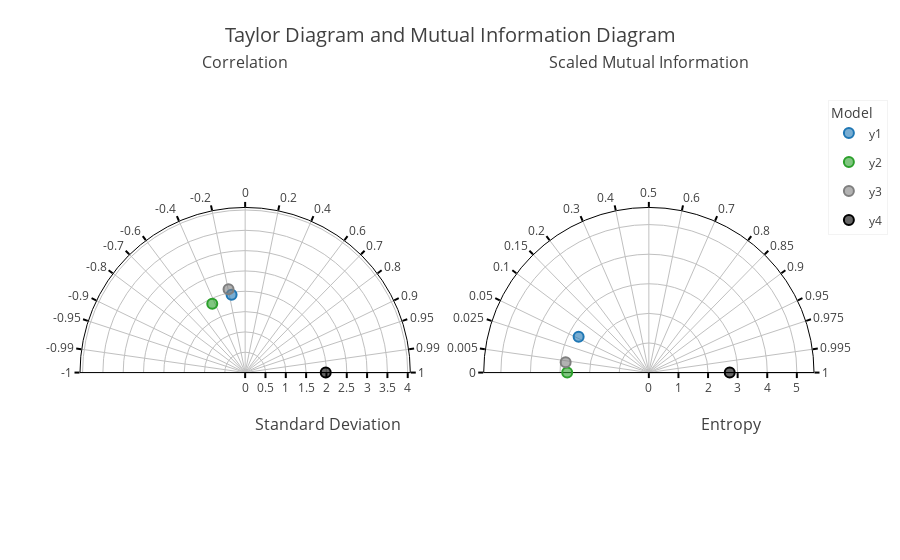

The notebook cell this image was saved under:
### Code cell
diag.chart_create_all_diagrams(df_anscombes_quartet_modified_with_noise, string_ref_model, string_corr_method, string_mid_type, dict_mi_parameters_features_continous_target_continous)

### Figure 1 — Plotly figure (JSON) as saved in the notebook; plotly's stock layout.template omitted (floating-point values rounded to 4 significant figures)
{"data": [{"customdata": [["y1", 1.944, -0.1719], ["y1", 1.944, -0.1719], ["y1", 1.944, -0.1719], ["y1", 1.944, -0.1719]], "hoverlabel": {"bgcolor": "#FFFFFF", "bordercolor": "#1f77b4", "font": {"color": "#000000"}}, "hovertemplate": "Model: %{customdata[0]}<br>Standard Deviation: %{customdata[1]:.3f}<br>Correlation: %{customdata[2]:.3f}<br><extra></extra>", "legendgroup": "y1", "marker": {"color": "rgba(31, 119, 180, 0.6)", "line": {"color": "#1f77b4", "width": 2}, "size": 10}, "mode": "markers", "name": "y1", "r": [1.944], "showlegend": true, "subplot": "polar", "theta": [99.9], "type": "scatterpolar"}, {"customdata": [["y2", 1.875, -0.4317], ["y2", 1.875, -0.4317], ["y2", 1.875, -0.4317], ["y2", 1.875, -0.4317]], "hoverlabel": {"bgcolor": "#FFFFFF", "bordercolor": "#2ca02c", "font": {"color": "#000000"}}, "hovertemplate": "Model: %{customdata[0]}<br>Standard Deviation: %{customdata[1]:.3f}<br>Correlation: %{customdata[2]:.3f}<br><extra></extra>", "legendgroup": "y2", "marker": {"color": "rgba(44, 160, 44, 0.6)", "line": {"color": "#2ca02c", "width": 2}, "size": 10}, "mode": "markers", "name": "y2", "r": [1.875], "showlegend": true, "subplot": "polar", "theta": [115.6], "type": "scatterpolar"}, {"customdata": [["y3", 2.09, -0.1955], ["y3", 2.09, -0.1955], ["y3", 2.09, -0.1955], ["y3", 2.09, -0.1955]], "hoverlabel": {"bgcolor": "#FFFFFF", "bordercolor": "#7f7f7f", "font": {"color": "#000000"}}, "hovertemplate": "Model: %{customdata[0]}<br>Standard Deviation: %{customdata[1]:.3f}<br>Correlation: %{customdata[2]:.3f}<br><extra></extra>", "legendgroup": "y3", "marker": {"color": "rgba(127, 127, 127, 0.6)", "line": {"color": "#7f7f7f", "width": 2}, "size": 10}, "mode": "markers", "name": "y3", "r": [2.09], "showlegend": true, "subplot": "polar", "theta": [101.3], "type": "scatterpolar"}, {"customdata": [["y4", 1.982, 1.0], ["y4", 1.982, 1.0], ["y4", 1.982, 1.0], ["y4", 1.982, 1.0]], "hoverlabel": {"bgcolor": "#FFFFFF", "bordercolor": "#000000", "font": {"color": "#000000"}}, "hovertemplate": "Model: %{customdata[0]}<br>Standard Deviation: %{customdata[1]:.3f}<br>Correlation: %{customdata[2]:.3f}<br><extra></extra>", "legendgroup": "y4", "marker": {"color": "rgba(0, 0, 0, 0.6)", "line": {"color": "#000000", "width": 2}, "size": 10}, "mode": "markers", "name": "y4", "r": [1.982], "showlegend": true, "subplot": "polar", "theta": [1.207e-06], "type": "scatterpolar"}, {"customdata": [["y1", 2.662, 0.05436], ["y1", 2.662, 0.05436], ["y1", 2.662, 0.05436], ["y1", 2.662, 0.05436]], "hoverlabel": {"bgcolor": "#FFFFFF", "bordercolor": "#1f77b4", "font": {"color": "#000000"}}, "hovertemplate": "Model: %{customdata[0]}<br>Entropy: %{customdata[1]:.3f}<br>Scaled MI: %{customdata[2]:.3f}<br><extra></extra>", "legendgroup": "y1", "marker": {"color": "rgba(31, 119, 180, 0.6)", "line": {"color": "#1f77b4", "width": 2}, "size": 10}, "mode": "markers", "name": "y1", "r": [2.662], "showlegend": false, "subplot": "polar2", "theta": [153.0], "type": "scatterpolar"}, {"customdata": [["y2", 2.759, 0], ["y2", 2.759, 0], ["y2", 2.759, 0], ["y2", 2.759, 0]], "hoverlabel": {"bgcolor": "#FFFFFF", "bordercolor": "#2ca02c", "font": {"color": "#000000"}}, "hovertemplate": "Model: %{customdata[0]}<br>Entropy: %{customdata[1]:.3f}<br>Scaled MI: %{customdata[2]:.3f}<br><extra></extra>", "legendgroup": "y2", "marker": {"color": "rgba(44, 160, 44, 0.6)", "line": {"color": "#2ca02c", "width": 2}, "size": 10}, "mode": "markers", "name": "y2", "r": [2.759], "showlegend": false, "subplot": "polar2", "theta": [180], "type": "scatterpolar"}, {"customdata": [["y3", 2.833, 0.003877], ["y3", 2.833, 0.003877], ["y3", 2.833, 0.003877], ["y3", 2.833, 0.003877]], "hoverlabel": {"bgcolor": "#FFFFFF", "bordercolor": "#7f7f7f", "font": {"color": "#000000"}}, "hovertemplate": "Model: %{customdata[0]}<br>Entropy: %{customdata[1]:.3f}<br>Scaled MI: %{customdata[2]:.3f}<br><extra></extra>", "legendgroup": "y3", "marker": {"color": "rgba(127, 127, 127, 0.6)", "line": {"color": "#7f7f7f", "width": 2}, "size": 10}, "mode": "markers", "name": "y3", "r": [2.833], "showlegend": false, "subplot": "polar2", "theta": [172.9], "type": "scatterpolar"}, {"customdata": [["y4", 2.732, 1], ["y4", 2.732, 1], ["y4", 2.732, 1], ["y4", 2.732, 1]], "hoverlabel": {"bgcolor": "#FFFFFF", "bordercolor": "#000000", "font": {"color": "#000000"}}, "hovertemplate": "Model: %{customdata[0]}<br>Entropy: %{customdata[1]:.3f}<br>Scaled MI: %{customdata[2]:.3f}<br><extra></extra>", "legendgroup": "y4", "marker": {"color": "rgba(0, 0, 0, 0.6)", "line": {"color": "#000000", "width": 2}, "size": 10}, "mode": "markers", "name": "y4", "r": [2.732], "showlegend": false, "subplot": "polar2", "theta": [0], "type": "scatterpolar"}], "layout": {"annotations": [{"font": {"color": "#404040", "size": 16}, "showarrow": false, "text": "Correlation", "x": 0.225, "xanchor": "center", "xref": "paper", "y": 1, "yanchor": "bottom", "yref": "paper", "yshift": 25}, {"font": {"color": "#404040", "size": 16}, "showarrow": false, "text": "Scaled Mutual Information", "x": 0.775, "xanchor": "center", "xref": "paper", "y": 1, "yanchor": "bottom", "yref": "paper", "yshift": 25}], "autosize": true, "legend": {"bgcolor": "#FFFFFF", "bordercolor": "#C0C0C0", "borderwidth": 0.2, "font": {"color": "#404040"}, "title": {"text": "Model"}}, "polar": {"angularaxis": {"direction": "counterclockwise", "gridcolor": "#C0C0C0", "griddash": "solid", "layer": "below traces", "linecolor": "#000000", "showline": true, "tickcolor": "#000000", "tickfont": {"color": "#404040"}, "ticks": "outside", "ticktext": [-1, -0.99, -0.95, -0.9, -0.8, -0.7, -0.6, -0.4, -0.2, 0, 0.2, 0.4, 0.6, 0.7, 0.8, 0.9, 0.95, 0.99, 1], "tickvals": [180, 171.9, 161.8, 154.2, 143.1, 134.4, 126.9, 113.6, 101.5, 90, 78.46, 66.42, 53.13, 45.57, 36.87, 25.84, 18.19, 8.11, 0], "tickwidth": 2, "type": "linear"}, "bgcolor": "#FFFFFF", "domain": {"x": [0, 0.45], "y": [0, 1]}, "radialaxis": {"autorange": false, "gridcolor": "#C0C0C0", "griddash": "solid", "layer": "below traces", "linecolor": "#000000", "range": [0, 4.063], "showline": true, "tickcolor": "#000000", "tickfont": {"color": "#404040"}, "ticks": "outside", "tickwidth": 2, "title": {"font": {"color": "#404040", "size": 16}, "text": "<br>Standard Deviation"}, "type": "linear"}, "sector": [0, 180]}, "polar2": {"angularaxis": {"direction": "counterclockwise", "gridcolor": "#C0C0C0", "griddash": "solid", "layer": "below traces", "linecolor": "#000000", "showline": true, "tickcolor": "#000000", "tickfont": {"color": "#404040"}, "ticks": "outside", "ticktext": [0, 0.005, 0.025, 0.05, 0.1, 0.15, 0.2, 0.3, 0.4, 0.5, 0.6, 0.7, 0.8, 0.85, 0.9, 0.95, 0.975, 0.995, 1], "tickvals": [180, 171.9, 161.8, 154.2, 143.1, 134.4, 126.9, 113.6, 101.5, 90, 78.46, 66.42, 53.13, 45.57, 36.87, 25.84, 18.19, 8.11, 0], "tickwidth": 2, "type": "linear"}, "bgcolor": "#FFFFFF", "domain": {"x": [0.55, 1], "y": [0, 1]}, "radialaxis": {"autorange": false, "gridcolor": "#C0C0C0", "griddash": "solid", "layer": "below traces", "linecolor": "#000000", "range": [0, 5.58], "showline": true, "tickcolor": "#000000", "tickfont": {"color": "#404040"}, "ticks": "outside", "tickwidth": 2, "title": {"font": {"color": "#404040", "size": 16}, "text": "<br>Entropy"}, "type": "linear"}, "sector": [0, 180]}, "showlegend": true, "title": {"font": {"color": "#404040", "size": 20}, "text": "Taylor Diagram and Mutual Information Diagram", "x": 0.5, "xanchor": "center", "y": 0.95, "yanchor": "top"}}}
